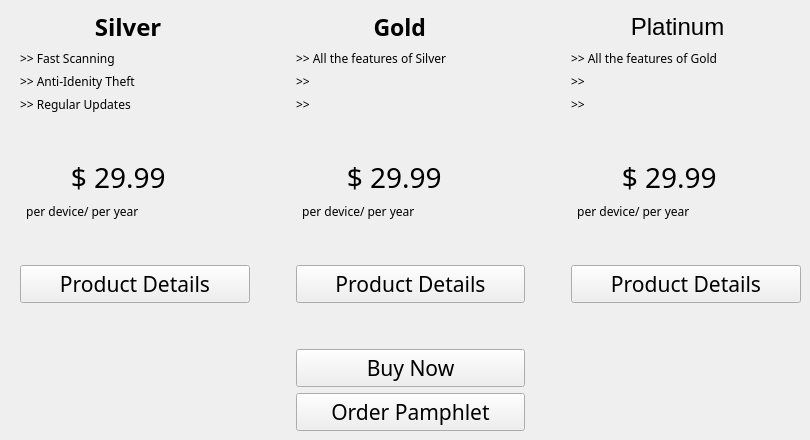
      <widget class="QWidget" name="Home_Page">
       <widget class="QWidget" name="gridLayoutWidget">
        <property name="geometry">
         <rect>
          <x>20</x>
          <y>10</y>
          <width>781</width>
          <height>421</height>
         </rect>
        </property>
        <layout class="QGridLayout" name="Home_Layout" rowstretch="0,0,0,0,0,0,0,0,0,0,0,0" columnstretch="1,0,1,0,1">
         <item row="5" column="4">
          <widget class="QLabel" name="label_20">
           <property name="font">
            <font>
             <family>Heiti SC</family>
             <pointsize>21</pointsize>
            </font>
           </property>
           <property name="text">
            <string>       $ 29.99</string>
           </property>
          </widget>
         </item>
         <item row="6" column="4">
          <widget class="QLabel" name="label_19">
           <property name="font">
            <font>
             <family>Heiti SC</family>
            </font>
           </property>
           <property name="text">
            <string>  per device/ per year</string>
           </property>
          </widget>
         </item>
         <item row="3" column="2">
          <widget class="QLabel" name="label_13">
           <property name="font">
            <font>
             <family>Heiti SC</family>
            </font>
           </property>
           <property name="text">
            <string>&gt;&gt;</string>
           </property>
          </widget>
         </item>
         <item row="5" column="2">
          <widget class="QLabel" name="label_16">
           <property name="font">
            <font>
             <family>Heiti SC</family>
             <pointsize>21</pointsize>
            </font>
           </property>
           <property name="text">
            <string>       $ 29.99</string>
           </property>
          </widget>
         </item>
         <item row="2" column="0">
          <widget class="QLabel" name="label_12">
           <property name="font">
            <font>
             <family>Heiti SC</family>
            </font>
           </property>
           <property name="text">
            <string>&gt;&gt; Anti-Idenity Theft</string>
           </property>
          </widget>
         </item>
         <item row="8" column="3">
          <spacer name="horizontalSpacer_11">
           <property name="orientation">
            <enum>Qt::Horizontal</enum>
           </property>
           <property name="sizeHint" stdset="0">
            <size>
             <width>40</width>
             <height>20</height>
            </size>
           </property>
          </spacer>
         </item>
         <item row="8" column="0">
          <widget class="QPushButton" name="SilverProductDetails">
           <property name="font">
            <font>
             <family>Heiti SC</family>
             <pointsize>16</pointsize>
            </font>
           </property>
           <property name="text">
            <string>Product Details</string>
           </property>
          </widget>
         </item>
         <item row="0" column="0">
          <widget class="QLabel" name="Silver_label">
           <property name="enabled">
            <bool>true</bool>
           </property>
           <property name="font">
            <font>
             <family>Heiti SC</family>
             <pointsize>18</pointsize>
             <weight>75</weight>
             <bold>true</bold>
             <kerning>true</kerning>
            </font>
           </property>
           <property name="text">
            <string>            Silver</string>
           </property>
          </widget>
         </item>
         <item row="1" column="2">
          <widget class="QLabel" name="label_4">
           <property name="font">
            <font>
             <family>Heiti SC</family>
            </font>
           </property>
           <property name="text">
            <string>&gt;&gt; All the features of Silver</string>
           </property>
          </widget>
         </item>
         <item row="1" column="4">
          <widget class="QLabel" name="label_8">
           <property name="font">
            <font>
             <family>Heiti SC</family>
            </font>
           </property>
           <property name="text">
            <string>&gt;&gt; All the features of Gold</string>
           </property>
          </widget>
         </item>
         <item row="2" column="2">
          <widget class="QLabel" name="label_5">
           <property name="font">
            <font>
             <family>Heiti SC</family>
            </font>
           </property>
           <property name="text">
            <string>&gt;&gt; </string>
           </property>
          </widget>
         </item>
         <item row="10" column="2">
          <widget class="QPushButton" name="pushButton_2">
           <property name="font">
            <font>
             <family>Heiti SC</family>
             <pointsize>16</pointsize>
            </font>
           </property>
           <property name="text">
            <string>Buy Now</string>
           </property>
          </widget>
         </item>
         <item row="6" column="0">
          <widget class="QLabel" name="label_17">
           <property name="font">
            <font>
             <family>Heiti SC</family>
            </font>
           </property>
           <property name="text">
            <string>  per device/ per year</string>
           </property>
          </widget>
         </item>
         <item row="5" column="0">
          <widget class="QLabel" name="label_15">
           <property name="font">
            <font>
             <family>Heiti SC</family>
             <pointsize>21</pointsize>
            </font>
           </property>
           <property name="text">
            <string>       $ 29.99</string>
           </property>
          </widget>
         </item>
         <item row="3" column="0">
          <widget class="QLabel" name="label_14">
           <property name="font">
            <font>
             <family>Heiti SC</family>
            </font>
           </property>
           <property name="text">
            <string>&gt;&gt; Regular Updates</string>
           </property>
          </widget>
         </item>
         <item row="8" column="1">
          <spacer name="horizontalSpacer_3">
           <property name="orientation">
            <enum>Qt::Horizontal</enum>
           </property>
           <property name="sizeHint" stdset="0">
            <size>
             <width>40</width>
             <height>20</height>
            </size>
           </property>
          </spacer>
         </item>
         <item row="1" column="0">
          <widget class="QLabel" name="label_7">
           <property name="font">
            <font>
             <family>Heiti SC</family>
            </font>
           </property>
           <property name="text">
            <string>&gt;&gt; Fast Scanning</string>
           </property>
          </widget>
         </item>
         <item row="3" column="4">
          <widget class="QLabel" name="label_10">
           <property name="font">
            <font>
             <family>Heiti SC</family>
            </font>
           </property>
           <property name="text">
            <string>&gt;&gt;</string>
           </property>
          </widget>
         </item>
         <item row="6" column="2">
          <widget class="QLabel" name="label_18">
           <property name="font">
            <font>
             <family>Heiti SC</family>
            </font>
           </property>
           <property name="text">
            <string>  per device/ per year</string>
           </property>
          </widget>
         </item>
         <item row="7" column="2">
          <spacer name="verticalSpacer_2">
           <property name="orientation">
            <enum>Qt::Vertical</enum>
           </property>
           <property name="sizeHint" stdset="0">
            <size>
             <width>20</width>
             <height>10</height>
            </size>
           </property>
          </spacer>
         </item>
         <item row="2" column="4">
          <widget class="QLabel" name="label_9">
           <property name="font">
            <font>
             <family>Heiti SC</family>
            </font>
           </property>
           <property name="text">
            <string>&gt;&gt;</string>
           </property>
          </widget>
         </item>
         <item row="0" column="4">
          <widget class="QLabel" name="Platinum_label">
           <property name="font">
            <font>
             <pointsize>18</pointsize>
            </font>
           </property>
           <property name="text">
            <string>         Platinum</string>
           </property>
          </widget>
         </item>
         <item row="8" column="2">
          <widget class="QPushButton" name="GoldProductDetails">
           <property name="font">
            <font>
             <family>Heiti SC</family>
             <pointsize>16</pointsize>
            </font>
           </property>
           <property name="text">
            <string>Product Details</string>
           </property>
          </widget>
         </item>
         <item row="9" column="2">
          <spacer name="verticalSpacer">
           <property name="orientation">
            <enum>Qt::Vertical</enum>
           </property>
           <property name="sizeHint" stdset="0">
            <size>
             <width>20</width>
             <height>40</height>
            </size>
           </property>
          </spacer>
         </item>
         <item row="0" column="2">
          <widget class="QLabel" name="Gold_label">
           <property name="enabled">
            <bool>true</bool>
           </property>
           <property name="font">
            <font>
             <family>Heiti SC</family>
             <pointsize>17</pointsize>
             <weight>75</weight>
             <bold>true</bold>
            </font>
           </property>
           <property name="text">
            <string>             Gold</string>
           </property>
          </widget>
         </item>
         <item row="4" column="2">
          <spacer name="verticalSpacer_3">
           <property name="orientation">
            <enum>Qt::Vertical</enum>
           </property>
           <property name="sizeHint" stdset="0">
            <size>
             <width>20</width>
             <height>15</height>
            </size>
           </property>
          </spacer>
         </item>
         <item row="11" column="2">
          <widget class="QPushButton" name="pushButton">
           <property name="enabled">
            <bool>true</bool>
           </property>
           <property name="font">
            <font>
             <family>Heiti SC</family>
             <pointsize>16</pointsize>
             <weight>50</weight>
             <bold>false</bold>
            </font>
           </property>
           <property name="text">
            <string>Order Pamphlet</string>
           </property>
          </widget>
         </item>
         <item row="8" column="4">
          <widget class="QPushButton" name="PlatinumProductDetails">
           <property name="font">
            <font>
             <family>Heiti SC</family>
             <pointsize>16</pointsize>
            </font>
           </property>
           <property name="text">
            <string>Product Details</string>
           </property>
          </widget>
         </item>
        </layout>
       </widget>
      </widget>
